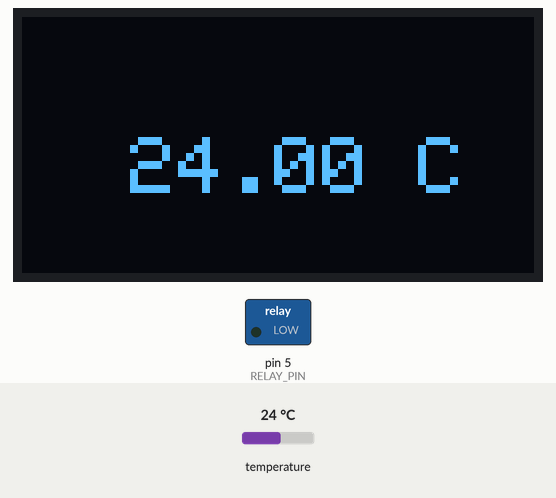
A sketch run on a simulated Arduino Uno, built with avr-gcc and run on an emulated ATmega328P. Parts: 128×64 one-colour display, switched loads named in the sketch (green lamp = pin HIGH). Inputs (shaded band) come from the test bench; at power-on: temperature 24 °C. What the sketch prints to the serial monitor is not drawn.

Above: at 1.3 s.
1.4 s: temperature set to 27.5 °C
At 2.4 s:
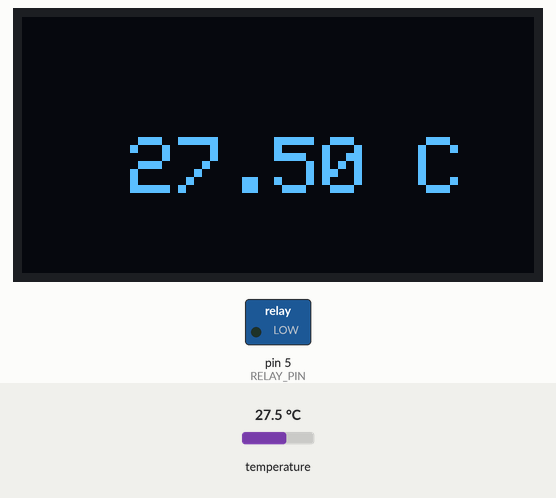
3.1 s: temperature set to 28.7 °C
At 5.3 s:
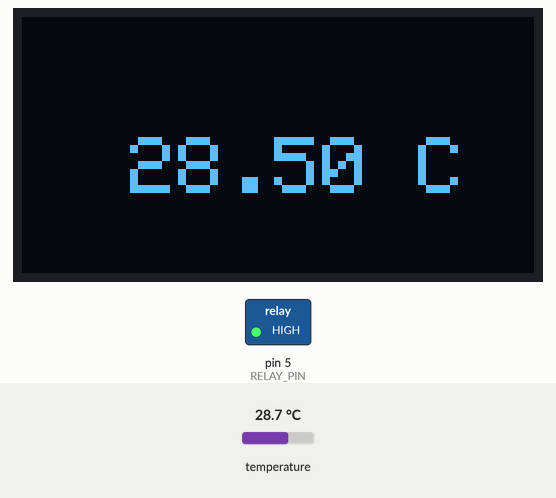
5.6 s: temperature set to 26.4 °C
At 7.8 s:
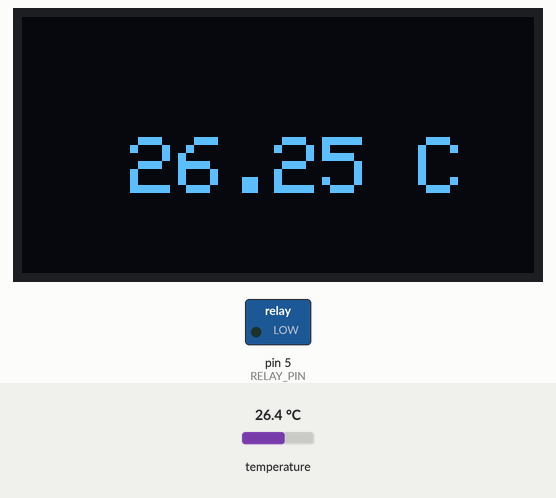
Timing chart, 0 to 9.3 s (numbered marks = the images above; inputs shaded):
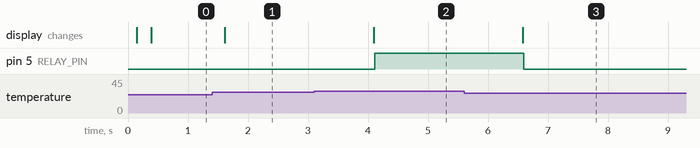

Measured:
- the behaviour switches between 27.9 and 28 °C on temperature (found by bisection; images 1 and 2)
- the behaviour switches between 27.3 and 27.2 °C on temperature (found by bisection; images 2 and 3)
- after the input at 1.4 s, the display: changes after 0.21 s (image 1)
- after the input at 3.1 s, pin 5 (RELAY_PIN): LOW → HIGH after 1.0 s; the display: changes after 1.0 s (image 2)
- after the input at 5.6 s, pin 5 (RELAY_PIN): HIGH → LOW after 0.99 s; the display: changes after 0.98 s (image 3)

The sketch:

Aquarium_Fan_Control.ino
```cpp
#include <OneWire.h>
#include <DallasTemperature.h>
#include <Wire.h>
#include <Adafruit_SSD1306.h>
#include <Adafruit_GFX.h>

//DS18B20 온도 센서의 데이터선인 가운데 핀을 아두이노 3번에 연결합니다.
#define ONE_WIRE_BUS 3

// 팬이 동작할 온도
#define FAN_ON_TEMP 28
#define FAN_OFF_TEMP 27

// Relay 연결 핀 D5
#define RELAY_PIN 5

//1-wire 디바이스와 통신하기 위한 준비
OneWire oneWire(ONE_WIRE_BUS);

// oneWire선언한 것을 sensors 선언시 참조함.
DallasTemperature sensors(&oneWire);

//다비아스 주소를 저장할 배열 선언
DeviceAddress insideThermometer;

// OLED display TWI address
#define OLED_ADDR   0x3C

Adafruit_SSD1306 display(-1);

#if (SSD1306_LCDHEIGHT != 64)
#error("Height incorrect, please fix Adafruit_SSD1306.h!");
#endif

int fan = 0;

void setup(void)
{
  //시리얼 포트 초기화
  Serial.begin(9600);
  Serial.println("Dallas Temperature IC Control Library Demo");

  //1-wire 버스 초기화
  sensors.begin();

  //Relay 연결 핀 초기화
  pinMode(RELAY_PIN, OUTPUT);
  digitalWrite(RELAY_PIN, LOW);

  //발견한 디바이스 갯수
  Serial.print("Found ");
  Serial.print(sensors.getDeviceCount(), DEC);
  Serial.println(" devices.");

  // parasite power 모드일 때에는  2핀(GND와 DQ 핀)만 연결하면 됨.
  Serial.print("Parasite power is: ");
  if (sensors.isParasitePowerMode()) Serial.println("ON");
  else Serial.println("OFF");


  //버스에서 첫번째 장치의 주소를 가져온다.
  if (!sensors.getAddress(insideThermometer, 0)) Serial.println("Unable to find address for Device 0");

  //버스에서 발견한 첫번째 장치의 주소 출력
  Serial.print("Device 0 Address: ");
  printAddress(insideThermometer);
  Serial.println();

  //데이터시트에서 확인결과 9~12비트까지 설정 가능
  sensors.setResolution(insideThermometer, 10);

  Serial.print("Device 0 Resolution: ");
  Serial.print(sensors.getResolution(insideThermometer), DEC);
  Serial.println();

  // initialize and clear display
  display.begin(SSD1306_SWITCHCAPVCC, OLED_ADDR);
  display.clearDisplay();
  display.display();

  // display a pixel in each corner of the screen
  display.drawPixel(0, 0, WHITE);
  display.drawPixel(127, 0, WHITE);
  display.drawPixel(0, 63, WHITE);
  display.drawPixel(127, 63, WHITE);

  // display a line of text
  display.setTextSize(2);
  display.setTextColor(WHITE);
  display.setCursor(27,30);
}

// 온도를 출력하는 함수
void printTemperature(DeviceAddress deviceAddress)
{
  display.clearDisplay();
  //섭씨 온도를 가져옴
  float  tempC = sensors.getTempC(deviceAddress);

  Serial.print("Temp C: ");
  Serial.println(tempC);

  //Serial.print(" Temp F: ");

  //화씨 온도로 변환
  //Serial.println(DallasTemperature::toFahrenheit(tempC));

  display.setCursor(27,30);
  display.print(tempC);
  display.print(" C");
  display.display();
}

//디바이스 주소를 출력하는 함수
void printAddress(DeviceAddress deviceAddress)
{
  for (uint8_t i = 0; i < 8; i++)
  {
    if (deviceAddress[i] < 16) Serial.print("0");
        Serial.print(deviceAddress[i], HEX);
  }
}

void controlRelay(DeviceAddress deviceAddress)
{
  float tempC = sensors.getTempC(deviceAddress);
#if 0
  if ( tempC >= FAN_ON_TEMP )  {
    if (fan == 0) {
      Serial.println("FAN ON");
      digitalWrite(RELAY_PIN, HIGH);
      fan = 1;
    }
  } else {
    if (fan == 1) {
      Serial.println("FAN OFF");
      digitalWrite(RELAY_PIN, LOW);
      fan = 0;
    }
  }
#endif

  if (fan == 0 && tempC >= FAN_ON_TEMP) {
    Serial.println("FAN ON");
    digitalWrite(RELAY_PIN, HIGH);
    fan = 1;
  } else if (fan == 1 && tempC <= FAN_OFF_TEMP) {
    Serial.println("FAN OFF");
    digitalWrite(RELAY_PIN, LOW);
    fan = 0;
  }
}

void loop(void)
{
  Serial.print("Requesting temperatures...");
  //sensors.requestTemperatures();   //연결되어 있는 전체 센서의 온도 값을 읽어옴
  sensors.requestTemperaturesByIndex(0); //첫번째 센서의 온도값 읽어옴
  Serial.println("DONE");

  //센서에서 읽어온 온도를 출력
  printTemperature(insideThermometer);
  controlRelay(insideThermometer);

  delay(1000);
}
```
